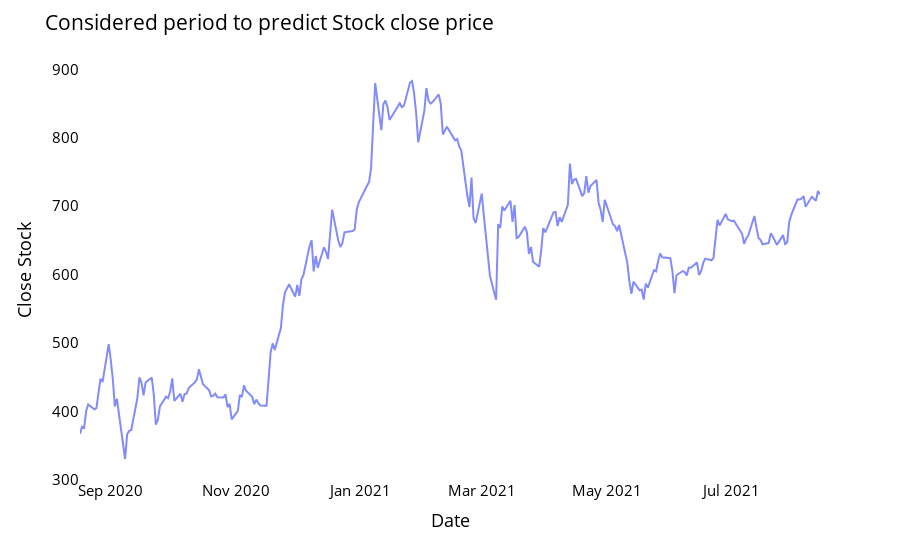

Notebook cell for this chart:
### Code cell
fig = px.line(closedf, x=closedf.date, y=closedf.close,labels={'date':'Date','close':'Close Stock'})
fig.update_traces(marker_line_width=2, opacity=0.8, marker_line_color='orange')
fig.update_layout(title_text='Considered period to predict Stock close price', plot_bgcolor='white', font_size=15, font_color='black')
fig.update_xaxes(showgrid=False)
fig.update_yaxes(showgrid=False)
fig.show()

### Figure 1 — Plotly figure (JSON) as saved in the notebook; plotly's stock layout.template omitted (floating-point values rounded to 4 significant figures; data arrays with more than 128 entries replaced by an {"elided": "..."} marker saying what was removed)
{"data": [{"hovertemplate": "Date=%{x}<br>Close Stock=%{y}<extra></extra>", "legendgroup": "", "line": {"color": "#636efa", "dash": "solid"}, "marker": {"line": {"color": "orange", "width": 2}, "symbol": "circle"}, "mode": "lines", "name": "", "opacity": 0.8, "orientation": "v", "showlegend": false, "type": "scatter", "x": {"elided": "251 str values"}, "xaxis": "x", "y": {"elided": "251 float values"}, "yaxis": "y"}], "layout": {"autosize": true, "font": {"color": "black", "size": 15}, "legend": {"tracegroupgap": 0}, "margin": {"t": 60}, "plot_bgcolor": "white", "title": {"text": "Considered period to predict Stock close price"}, "xaxis": {"anchor": "y", "autorange": true, "domain": [0, 1], "range": ["2020-08-17", "2021-08-13"], "showgrid": false, "title": {"text": "Date"}, "type": "date"}, "yaxis": {"anchor": "x", "autorange": true, "domain": [0, 1], "range": [299.5, 913.8], "showgrid": false, "title": {"text": "Close Stock"}, "type": "linear"}}}
